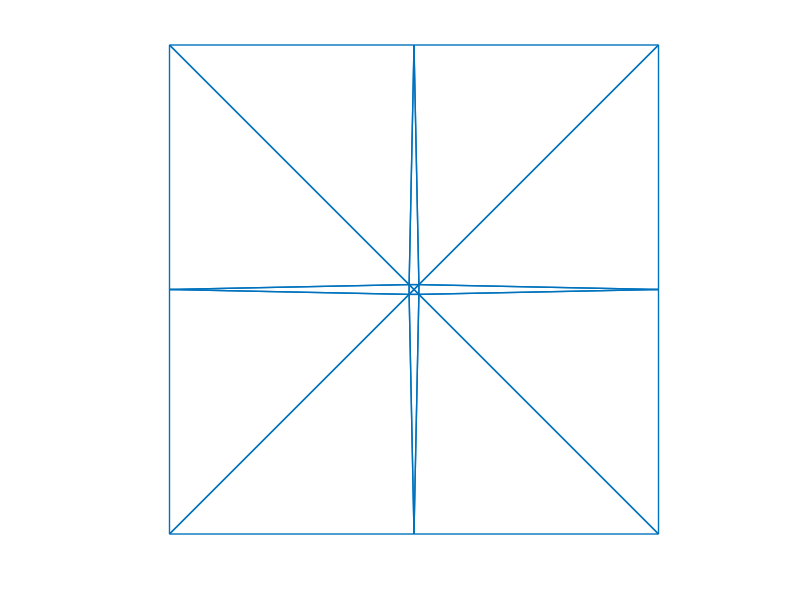

MATLAB code for this plot: (Note: this script raises an error after producing the figure.)

%--------------------------------------------------------------------------
%choose mesh
if 0 %square mesh into 8 right angled triangles
    [X,Y] = meshgrid([0:0.5:1],[0:0.5:1]);
    X = reshape(X,[],1);Y = reshape(Y,[],1);
    coordinates = [X,Y];
    DT = delaunayTriangulation(coordinates);
    elements = DT.ConnectivityList;
    dirichlet = DT.freeBoundary;
    neumann = [];
end

if 0 %acute randomized square
    coordinates = [	0, 0; 0.4, 0; 0.75,	0; 1, 0; 0.78, 0.22; 0.65, 0.2; 0.35, 0.2; 1, 0.36; 0.65, 0.5;
        0.3, 0.55; 0, 0.4; 0, 0.6; 0.2, 0.8; 0.4, 0.8; 0.75, 0.8; 1, 0.7; 1, 1; 0.6, 1; 0.25, 1; 0, 1];
    elements = [20 19 13; 13 19 14; 14 19 18; 14 18 15; 15 18 17; 15 17 16; 12 20 13; 12 13 10; 10 13 14; 10 14 9; 9 14 15; 
               9 15 16; 9 16 8; 9 8 5; 5 8 4; 5 4 3; 3 6 5; 2 6 3; 6 9 5; 7 9 6; 7 6 2; 7 10 9; 7 2 1; 1 11 7; 7 11 10; 11 12 10]; 
    dirichlet = [1 11; 11 12; 12 20; 20 19; 19 18; 18 17; 17 16; 16 8; 8 4; 4 3; 3 2; 2 1];
    neumann = [];
end

if 0 %copy of mesh from TW496 
    coordinates = [ 0, 0; 1, 0; 0.75, 0.25; 0.25, 0.5; 0, 0.5; 1, 0.5; 1, 1; 0.75, 1; 0, 1];
    elements = [1 3 2; 1 4 3; 1 5 4; 5 9 4; 4 9 8; 4 8 3; 8 7 6; 3 8 6; 3 6 2];
    dirichlet = [1 5; 5 9; 9 8; 8 7; 7 6; 6 2; 2 1];
    neumann = [];
end

if 0 %two very acute triangles on the main diagonal
    coordinates = [ 0, 0; 1, 0; 0.51, 0.49; 1, 1; 0.49, 0.51; 0, 1];
    elements = [1 3 2; 2 3 4; 3 5 4; 1 5 3; 1 6 5; 5 6 4];
    dirichlet = [1 6; 6 4; 4 2; 2 1];
    neumann = [];    
end

if 0 %slim obtuse triangles on all 4 borders
    coordinates = [ 0, 0; 1, 0; 0.5, 0.01; 0.99, 0.5; 1, 1; 0.5, 0.99; 0.5, 0.5; 0.01, 0.5; 0, 1];
    elements = [1 3 2; 2 3 4; 2 4 5; 5 4 6; 4 7 6; 4 3 7; 3 8 7; 3 1 8; 1 9 8; 8 9 6; 9 5 6; 8 6 7];
    dirichlet = [1 9; 9 5; 5 2; 2 1];
    neumann = [];     
end

if 1 %4 pointed star
    coordinates = [ 0,0; 0.5,0; 1,0; 1,0.5; 0.51,0.51; 0.51,0.49; 0.49,0.49; 0.5,0.5; 0.49,0.51; 0,0.5; 0,1; 0.5,1; 1,1];
    elements = [7 1 10; 1 7 2; 7 6 2; 2 6 3; 3 6 4; 4 6 5; 4 5 13; 5 12 13; 5 9 12; 9 11 12; 9 10 11; 9 7 10; 7 9 8; 9 5 8; 6 8 5; 6 7 8];
    dirichlet = [1 10; 10 11; 11 12; 12 13; 13 4; 4 3; 3 2; 2 1];
    neumann = [];
end


%--------------------------------------------------------------------------
%plot initial mesh
figure
triplot(elements, coordinates(:,1), coordinates(:,2),'linewidth',1)
pbaspect([1,1,1])
axis off



%--------------------------------------------------------------------------
%refine the mesh 
%
%I recommend adding break points so the computer isn't overwhelmed.Each 
%iteration increases triangles by factor of 3, so i=9 will usually be 
%around 100k triangles depending on the initial mesh. Increase I at your 
%own peril!
triangleType = 0;
for i = 1:9
    marked = (1:size(elements,1))';
    
    
    [coordinates,elements,dirichlet,neumann, triangleType] = refineCOM4(coordinates,elements,dirichlet,neumann,marked, triangleType);
    %[coordinates,elements,dirichlet,neumann] = refineRGB(coordinates,elements,dirichletelements,neumann,marked);
    figure
    triplot(elements, coordinates(:,1), coordinates(:,2),'linewidth',1)
    pbaspect([1,1,1])
    axis off
end


